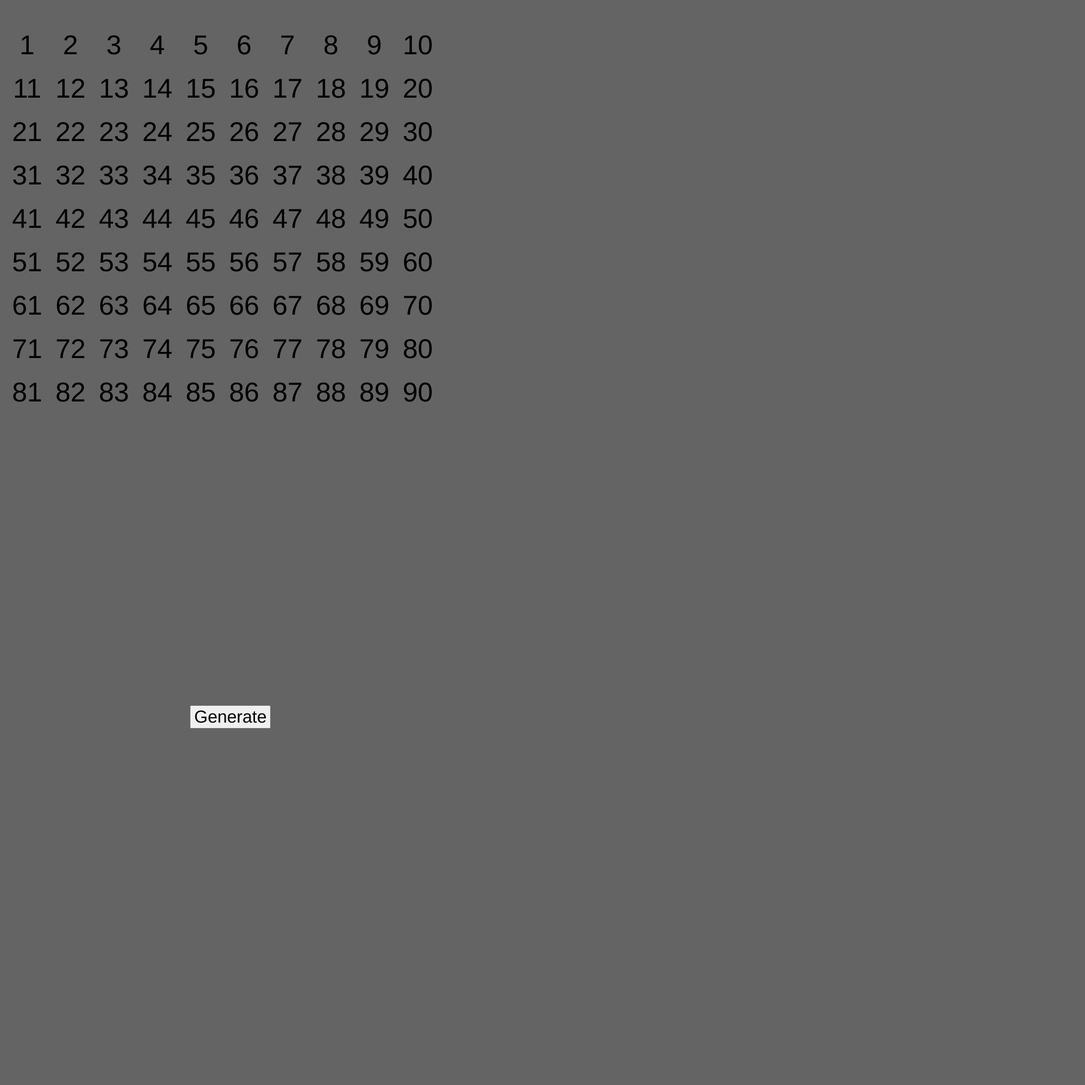
Frame 1 (no input)
Frame 60 (no input): identical to frame 1, image omitted
Frame 120 (the mouse pressed at the canvas centre since frame 60): identical to frame 1, image omitted

The p5.js sketch that drew this single still picture (run headless with seeded random() and noise() and a simulated clock; from frame 60 on, the mouse is pressed at the canvas centre):

// p5.js sketch
// ── sketch.js
var numbers=[1, 2, 3, 4, 5, 6, 7, 8, 9, 10,
  11, 12, 13, 14, 15, 16, 17, 18, 19, 20,
  21, 22, 23, 24, 25, 26, 27, 28, 29, 30,
  31, 32, 33, 34, 35, 36, 37, 38, 39, 40,
  41, 42, 43, 44, 45, 46, 47, 48, 49, 50,
  51, 52, 53, 54, 55, 56, 57, 58, 59, 60,
  61, 62, 63, 64, 65, 66, 67, 68, 69, 70,
  71, 72, 73, 74, 75, 76, 77, 78, 79, 80,
  81, 82, 83, 84, 85, 86, 87, 88, 89, 90];
var lastNumber=null,currentNumber=null;
var generate;
var frame=null;
var fr = 30;

function setup() {
  createCanvas(2000,2000);

  textAlign(CENTER);

  generate = createButton("Generate");
  generate.position(350,1300);
  generate.style("font-size","xx-large");
}

function draw() {
  background(100);

  frameRate(fr);

  console.log(frameRate());

  generate.mousePressed(()=>{
    generate.hide();
    frame = frameCount;
    let selectedIndex = round(random(0,(numbers.length)-1));
    let selectedNumber = numbers[selectedIndex];
    lastNumber=currentNumber;
    currentNumber=selectedNumber;
    numbers.splice(selectedIndex, 1);
  });

  if(frame!=null && frameCount==(frame+(5*fr))) {
    generate.show();
  }

  for(let i=1;i<=90;i++) {
    if (numbers.includes(i)) {
      fill(0);
      textSize(50);
      text(i,50+((i-1)%10)*80,100+floor((i-1)/10)*80);
    }else {
     fill(255);
     textSize(50);
     text(i,50+((i-1)%10)*80,100+floor((i-1)/10)*80);
    }
  }

  if(currentNumber!=null) {
    fill(0);
    textSize(100);
    text(currentNumber,400,1100);
  }

  if(lastNumber!=null) {
    fill(0);
    textSize(70);
    text(lastNumber,200,1100);
  }
}
